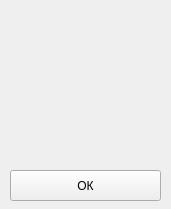
<?xml version="1.0" encoding="UTF-8"?>
<ui version="4.0">
 <class>MainWindow</class>
 <widget class="QMainWindow" name="MainWindow">
  <property name="enabled">
   <bool>true</bool>
  </property>
  <property name="geometry">
   <rect>
    <x>0</x>
    <y>0</y>
    <width>171</width>
    <height>209</height>
   </rect>
  </property>
  <property name="sizePolicy">
   <sizepolicy hsizetype="Preferred" vsizetype="Preferred">
    <horstretch>0</horstretch>
    <verstretch>0</verstretch>
   </sizepolicy>
  </property>
  <property name="minimumSize">
   <size>
    <width>171</width>
    <height>209</height>
   </size>
  </property>
  <property name="maximumSize">
   <size>
    <width>171</width>
    <height>209</height>
   </size>
  </property>
  <property name="windowTitle">
   <string/>
  </property>
  <widget class="QWidget" name="centralwidget">
   <widget class="QWidget" name="gridLayoutWidget">
    <property name="geometry">
     <rect>
      <x>10</x>
      <y>10</y>
      <width>152</width>
      <height>152</height>
     </rect>
    </property>
    <layout class="QGridLayout" name="gridLayout">
     <item row="0" column="0">
      <widget class="QLabel" name="label">
       <property name="minimumSize">
        <size>
         <width>150</width>
         <height>150</height>
        </size>
       </property>
       <property name="maximumSize">
        <size>
         <width>150</width>
         <height>150</height>
        </size>
       </property>
       <property name="text">
        <string/>
       </property>
       <property name="alignment">
        <set>Qt::AlignCenter</set>
       </property>
      </widget>
     </item>
    </layout>
   </widget>
   <widget class="QPushButton" name="playButton">
    <property name="geometry">
     <rect>
      <x>10</x>
      <y>170</y>
      <width>151</width>
      <height>31</height>
     </rect>
    </property>
    <property name="text">
     <string>ОК</string>
    </property>
   </widget>
  </widget>
 </widget>
 <resources/>
 <connections/>
</ui>
